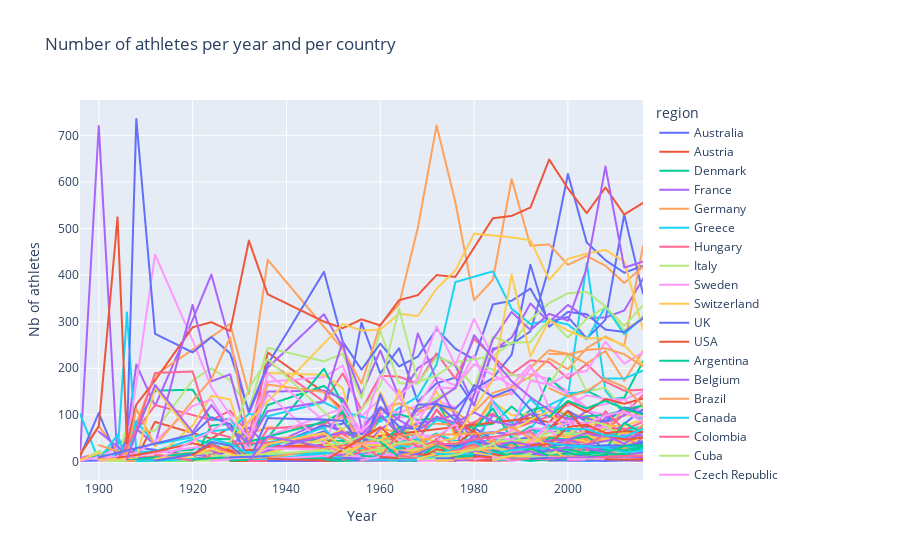

The notebook cell this image was saved under:
### Code cell
# we plot the number of athletes per year and per country in summer games
fig = px.line(athletes_per_country_summer, x="Year", y="Nb of athletes", color="region", title="Number of athletes per year and per country")
fig.show()
